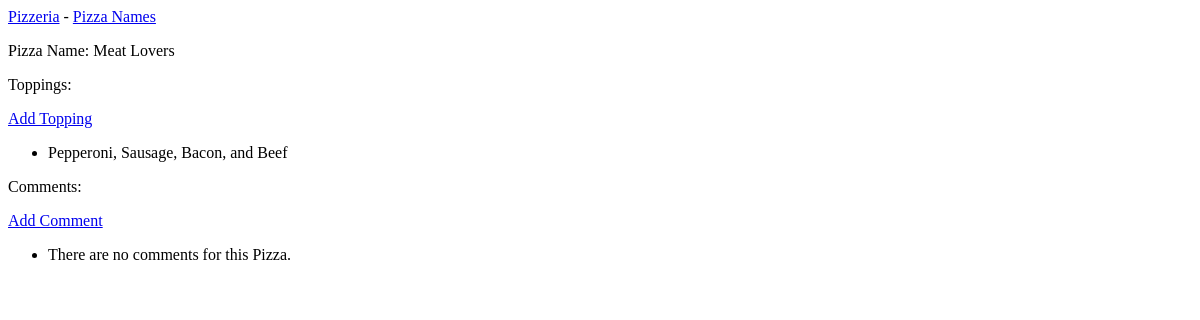
The app's page /pizzanames/3/, older data.
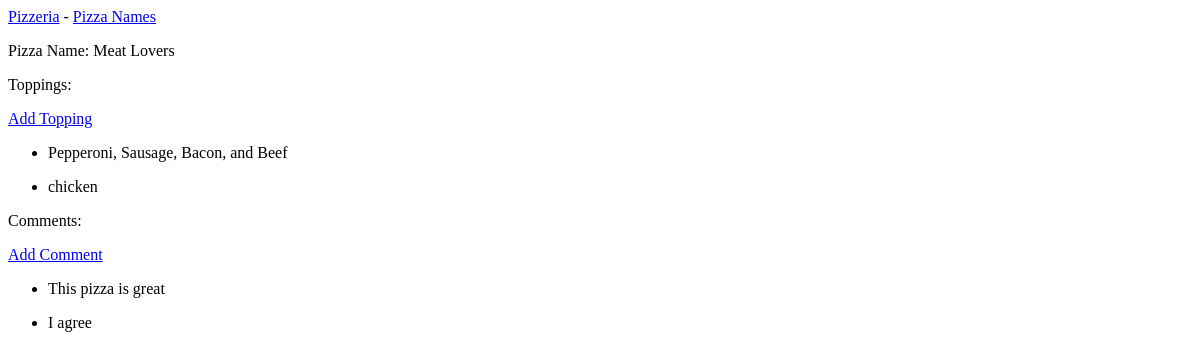
The same page, newer data.
### pizzas/models.py (models this page shows, shortened)
class Topping(models.Model):
    pizzaname = models.ForeignKey(PizzaName, on_delete=models.CASCADE)
    name = models.TextField()

class Comment(models.Model):
    pizzaname = models.ForeignKey(PizzaName, on_delete=models.CASCADE)
    comment = models.TextField()

### pizzas/views.py (the view)
# urls.py: path('pizzanames/<int:pizzaname_id>/', views.pizzaname, name='pizzaname'),
def pizzaname(request, pizzaname_id):
    pizzaname = PizzaName.objects.get(id=pizzaname_id) #pizzaname_id might not be right
    toppings = pizzaname.topping_set.order_by('pizzaname_id')
    comments = pizzaname.comment_set.order_by('pizzaname_id')
    context = {'pizzaname': pizzaname, 'toppings': toppings, 'comments': comments}
    return render(request, 'pizzas/pizzaname.html', context)

### pizzas/models.py (called while the page is built)
    def __str__(self):
        return self.text

### pizzas/templates/pizzas/pizzaname.html
{% extends 'pizzas/base.html' %}
{% block content %}
  <p>Pizza Name: {{pizzaname}}</p>
  <p>Toppings:</p>
  <p>
    <a href="{% url 'pizzas:new_topping' pizzaname.id %}">Add Topping</a>
  </p>
  <ul>
  {% for topping in toppings %}
    <li>
      <p>{{topping.name|linebreaks }}</p>
    </li>
  {% empty %}
    <li>There are no toppings for this Pizza.</li>
  {% endfor %}
  </ul>
  <p>Comments:</p>
  <p>
    <a href="{% url 'pizzas:new_comment' pizzaname.id %}">Add Comment</a>
  </p>
  <ul>
  {% for comment in comments %}
    <li>
      <p>{{comment.comment|linebreaks }}</p>
    </li>
  {% empty %}
    <li>There are no comments for this Pizza.</li>
  {% endfor %}
  </ul>
{% endblock content %}

Row changes from the older to the newer data that the page shows:
added Topping: name "chicken"
added Comment: comment "This pizza is great"
added Comment: comment "I agree"
Text that changed along with them:
text no longer shown: "There are no comments for this Pizza."
